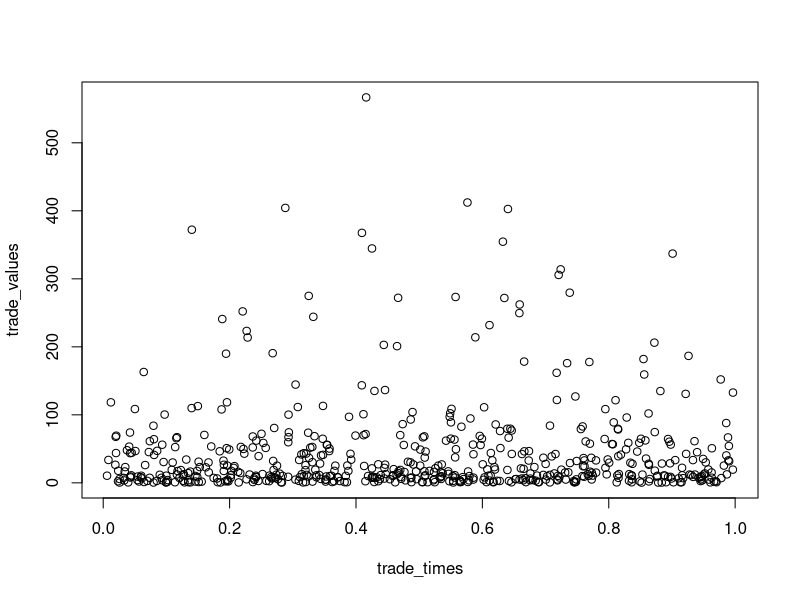
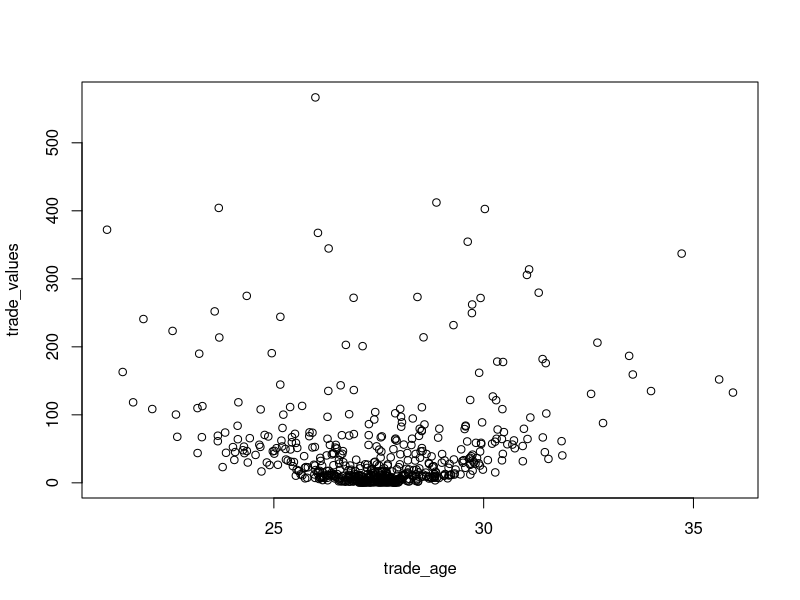

The R source for these figures, in order:
# library(devtools)
# install_github("lme4/lme4",dependencies=TRUE)

set.seed(12345)

Nplayers = 1000

centres = runif(Nplayers, min=25, max=30)

Nyears = rgeom(Nplayers, 0.3)
start_age = 27.5 - 0.5*Nyears

Ntrades = rpois(Nplayers, Nyears * 0.25)

peak_values = Nyears^2 * runif(Nplayers, min=0.5, 1.5)

trade_player_idx = which(Ntrades > 0)

trade_player_ids = rep(trade_player_idx, times=Ntrades[trade_player_idx])

trade_times = runif(sum(Ntrades), min=0, max=1)
trade_age = start_age[trade_player_ids] + trade_times * Nyears[trade_player_ids]

trade_values = peak_values[trade_player_ids]*(1-(0.5 - trade_times)^2)  * 
  runif(sum(Ntrades), min=0.8, max=1.2)



plot(trade_values ~ trade_times)

plot(trade_values ~ trade_age)


df_trades = data.frame(player = trade_player_ids, age = trade_age, fee = trade_values, 
                       peak = peak_values[trade_player_ids])
  

library(lme4)
mod = lmer(fee ~ age + I(age^2) + (1| player), data = df_trades)
summary(mod)
